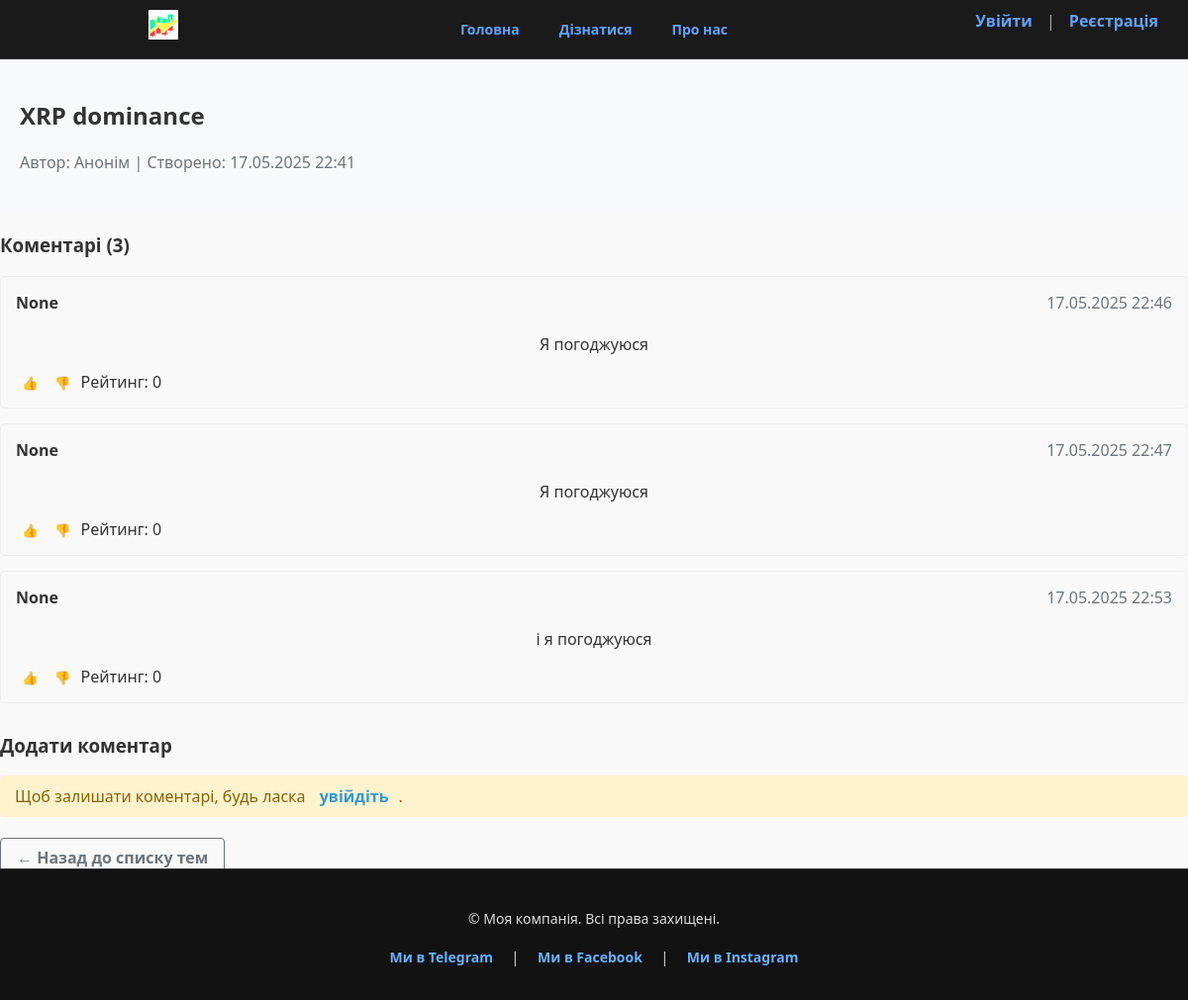
Page /explore/forum/1/ on the earlier database version.
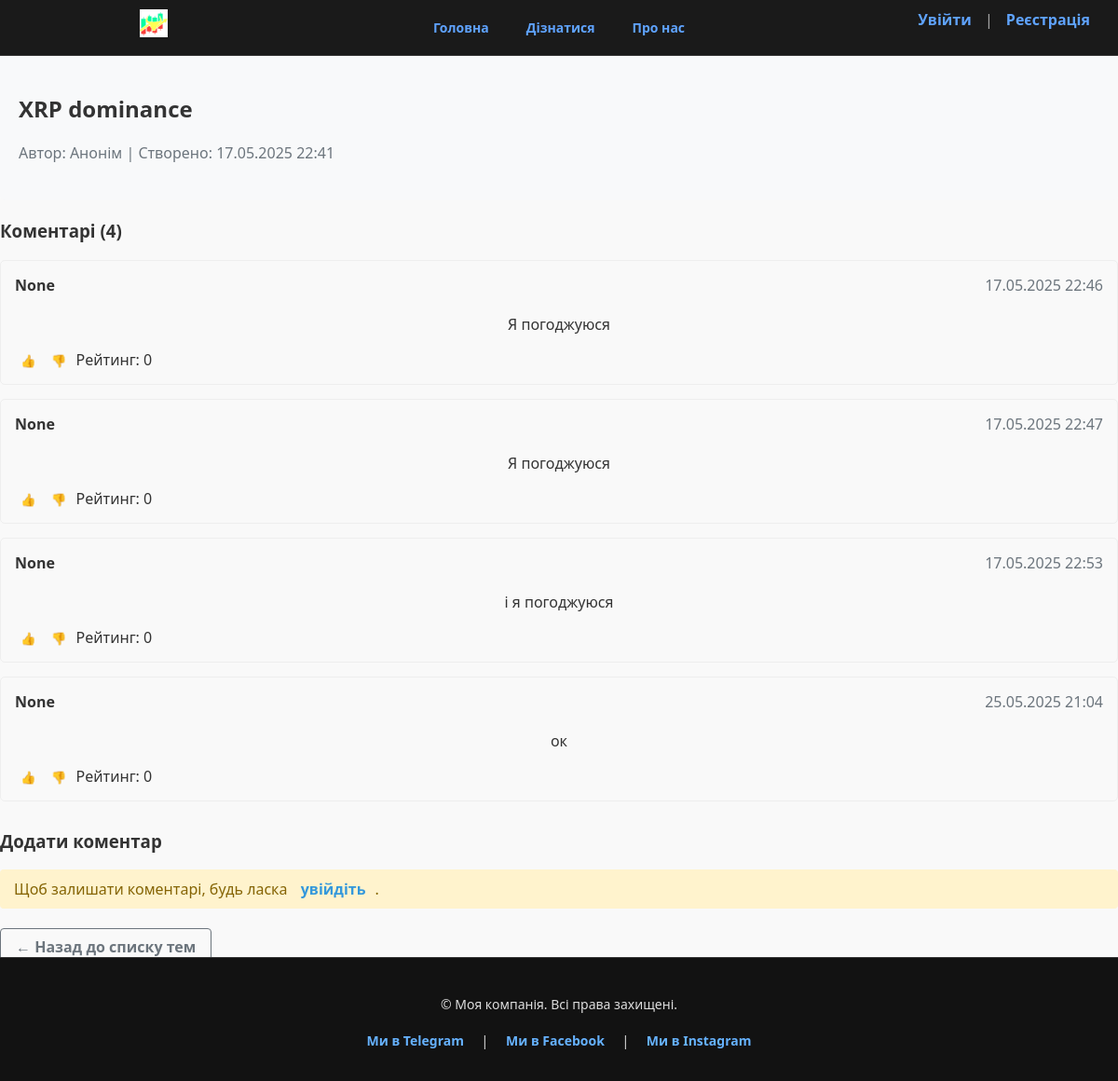
Same page on the later database version.
### explore/models.py (models this page shows, shortened)
class ForumComment(models.Model):
    topic = models.ForeignKey(ForumTopic, on_delete=models.CASCADE, default=1, related_name='comments')
    user = models.ForeignKey(settings.AUTH_USER_MODEL, on_delete=models.CASCADE)
    content = models.TextField()
    created_at = models.DateTimeField(default=timezone.now)
    vote_count = models.IntegerField(default=0)
    parent = models.ForeignKey(
        'self',
        null=True,
        blank=True,
        related_name='replies',
        on_delete=models.CASCADE
    )

### explore/views.py (the view)
# urls.py: path('forum/<int:pk>/', views.forum_topic_detail, name='forum-topic-detail'),
def forum_topic_detail(request, pk):
    topic = get_object_or_404(ForumTopic, pk=pk)
    comments = topic.comments.order_by('created_at')  # Використовуємо новий related_name
    return render(request, 'forum/topic_detail.html', {
        'topic': topic,
        'comments': comments
    })

### explore/templates/forum/topic_detail.html (shortened to what this page needs)
{% extends "base.html" %}
{% block content %}
<div class="container">
    <div class="topic-header" style="background: #f8f9fa; padding: 20px; border-radius: 5px; margin-bottom: 20px;">
        <h2>{{ topic.title }}</h2>
        <div class="meta" style="color: #6c757d; margin-bottom: 10px;">
            <span>Автор: {% if topic.author %} Анонім {% else %}Не АНонім {% endif %}</span> |
            <span>Створено: {{ topic.created_at|date:"d.m.Y H:i" }}</span>
        </div>
    </div>
    <div class="comments-section">
        <h3>Коментарі ({{ comments.count }})</h3>
        {% if comments %}
            {% for comment in comments %}
                <div class="comment" style="border: 1px solid #eee; padding: 15px; margin-bottom: 15px; border-radius: 5px;">
                    <div class="comment-header" style="display: flex; justify-content: space-between; margin-bottom: 10px;">
                        <strong>{% if comment.user %}{{ comment.user.username }}{% else %}Анонім{% endif %}</strong>
                        <span style="color: #6c757d;">{{ comment.created_at|date:"d.m.Y H:i" }}</span>
                    </div>
                    <div class="comment-body" style="margin-bottom: 10px;">
                        {{ comment.content|linebreaks }}
                    </div>
                    <div class="comment-votes">
                        <form method="post" action="{% url 'explore:vote-comment' comment.pk %}" style="display: inline;">
                            <button type="submit" name="vote" value="up" style="background: none; border: none; cursor: pointer;">👍</button>
                            <button type="submit" name="vote" value="down" style="background: none; border: none; cursor: pointer;">👎</button>
                            <span>Рейтинг: {{ comment.vote_count }}</span>
                        </form>
                    </div>
                </div>
            {% endfor %}
        {% else %}
            <div class="alert alert-info">Коментарів ще немає. Будьте першим!</div>
        {% endif %}
    </div>
    <div class="add-comment" style="margin-top: 30px;">
        <h3>Додати коментар</h3>
        {% if user.is_authenticated %}
            <form method="post" action="{% url 'explore:add-comment' topic.pk %}">
                {% csrf_token %}
                <div class="form-group">
                    <textarea name="content" class="form-control" rows="4" required style="width: 100%; padding: 10px; border: 1px solid #ddd; border-radius: 4px;"></textarea>
                </div>
                <button type="submit" class="btn btn-primary">Відправити</button>
            </form>
        {% else %}
            <div class="alert alert-warning">
                Щоб залишати коментарі, будь ласка <a href="{% url 'account:login' %}?next={{ request.path }}">увійдіть</a>.
            </div>
        {% endif %}
    </div>
    <div style="margin-top: 30px;">
        <a href="{% url 'explore:forum-topic-list' %}" class="btn btn-outline-secondary">← Назад до списку тем</a>
    </div>
</div>
{% endblock %}

Differences in the rows shown:
added ForumComment: user.username "None", created_at "25.05.2025 21:04", content "ок", vote_count "0"
Other differences:
{{ comments.count }}: "3" → "4"
